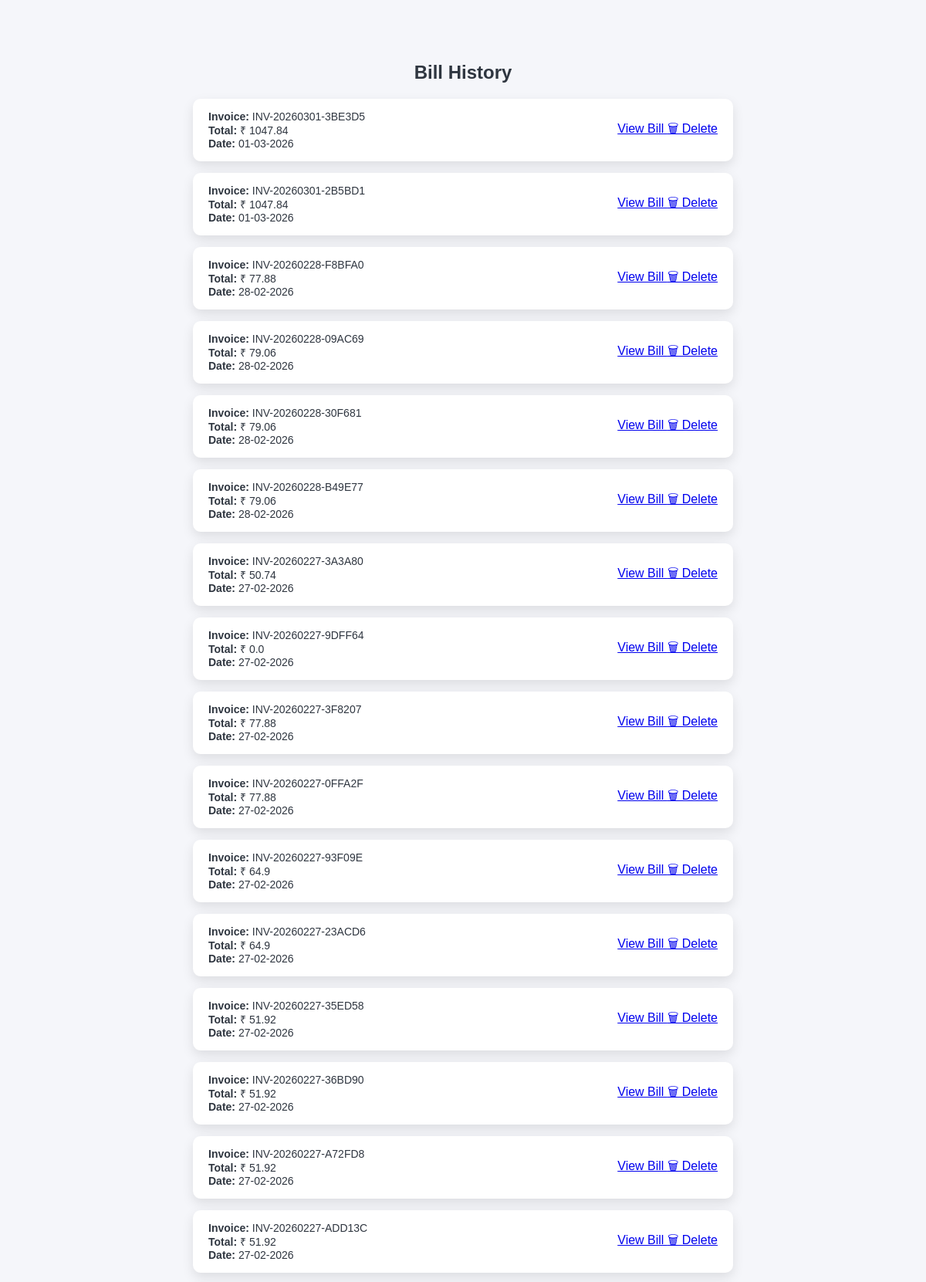
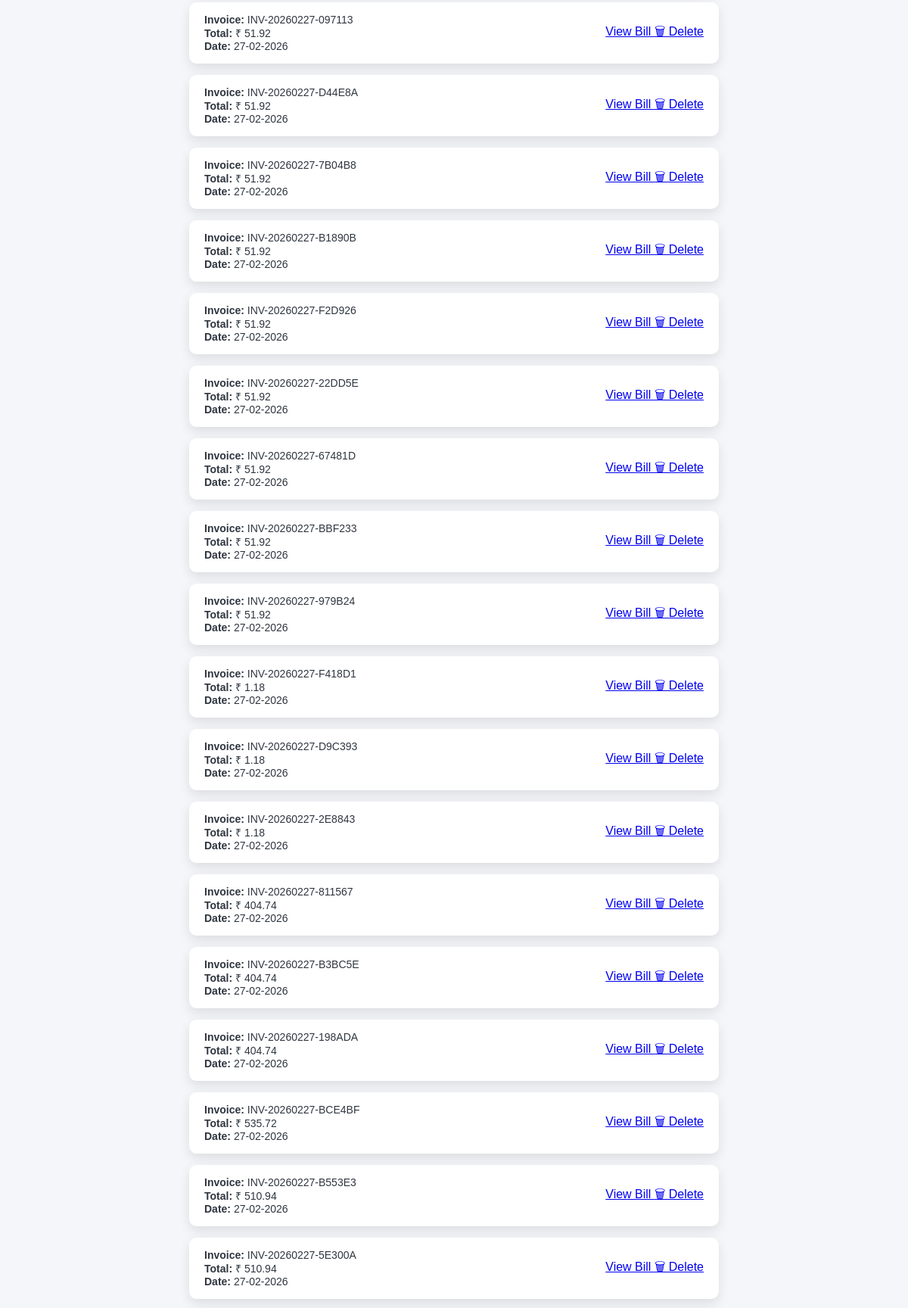
/bills-history/ (signed in, upper part), run on the app's committed database (2 pictures, top to bottom).
### Billing/models.py (models this page shows, shortened)
class Bill(models.Model):
    user = models.ForeignKey(User, on_delete=models.CASCADE)
    invoice_no = models.CharField(max_length=50, unique=True)
    customer_phone = models.CharField(max_length=15, null=True, blank=True)
    customer_name = models.CharField(max_length=200, null=True, blank=True)
    total_amount = models.FloatField(default=0)
    cgst = models.FloatField(default=0)
    sgst = models.FloatField(default=0)
    grand_total = models.FloatField(default=0)
    PAYMENT_CHOICES = [
        ("Cash", "Cash"),
        ("Online", "Online"),
    ]
    payment_method = models.CharField(
        max_length=20,
        choices=PAYMENT_CHOICES,
        default="Cash"
    )
    qr_code = models.ImageField(upload_to='qr_codes/', blank=True, null=True)  # only for Online
    created_at = models.DateTimeField(auto_now_add=True)
    pdf = models.FileField(upload_to='bills/', blank=True, null=True)
    is_deleted = models.BooleanField(default=False)

### Billing/views.py (the view)
# urls.py: path("bills-history/", views.bills_history, name="bills_history"),
@login_required
def bills_history(request):
    bills = Bill.objects.filter(
        user=request.user,
        is_deleted=False
    ).order_by('-created_at')
    return render(request, "bills_history.html", {"bills": bills})

### Billing/templates/bills_history.html (shortened to what this page needs)
{% extends "base.html" %}
{% load static %}
{% block extra_css %}
<link rel="stylesheet" href="{% static 'bill_list.css' %}">
{% endblock %}
{% block content %}
<div class="container">
    <h2>Bill History</h2>
    <div class="bill-list">
        {% for bill in bills %}
        <div class="bill-card">
            <div class="bill-info">
                <p><strong>Invoice:</strong> {{ bill.invoice_no }}</p>
                <p><strong>Total:</strong> ₹ {{ bill.grand_total }}</p>
                <p><strong>Date:</strong> {{ bill.created_at|date:"d-m-Y" }}</p>
            </div>
            <div class="right">
                <a href="{% url 'view_bill' bill.id %}" class="view-btn">
                    View Bill
                </a>
                <a href="{% url 'delete_bill' bill.id %}"
                   onclick="return confirm('Are you sure you want to delete this bill?');"
                   class="delete-btn">
                   🗑 Delete
                </a>
            </div>
        </div>
        {% empty %}
        <p>No bills found.</p>
        {% endfor %}
    </div>
</div>
{% endblock %}

### Billing/static/bill_list.css (style rules this page uses)
body { font-family: 'Arial', sans-serif; background-color: #f5f6fa; margin: 0; padding: 0; }
.container { width: 90%; max-width: 700px; margin: 40px auto; padding: 20px; }
.container h2 { text-align: center; color: #2f3640; margin-bottom: 20px; }
.bill-list { display: flex; flex-direction: column; gap: 15px; }
.bill-card { display: flex; justify-content: space-between; align-items: center; background-color: #fff; padding: 15px 20px; border-radius: 10px; box-shadow: 0 6px 15px rgba(0,0,0,0.1); transition: transform 0.2s, box-shadow 0.2s; }
.bill-info p { margin: 0; font-size: 14px; color: #2f3640; }

### data on the page
Bill: invoice_no "INV-20260301-3BE3D5", grand_total "1047.84", created_at "01-03-2026"
Bill: invoice_no "INV-20260301-2B5BD1", grand_total "1047.84", created_at "01-03-2026"
Bill: invoice_no "INV-20260228-F8BFA0", grand_total "77.88", created_at "28-02-2026"
Bill: invoice_no "INV-20260228-09AC69", grand_total "79.06", created_at "28-02-2026"
Bill: invoice_no "INV-20260228-30F681", grand_total "79.06", created_at "28-02-2026"
Bill: invoice_no "INV-20260228-B49E77", grand_total "79.06", created_at "28-02-2026"
Bill: invoice_no "INV-20260227-3A3A80", grand_total "50.74", created_at "27-02-2026"
Bill: invoice_no "INV-20260227-9DFF64", grand_total "0.0", created_at "27-02-2026"
Bill: invoice_no "INV-20260227-3F8207", grand_total "77.88", created_at "27-02-2026"
Bill: invoice_no "INV-20260227-0FFA2F", grand_total "77.88", created_at "27-02-2026"
Bill: invoice_no "INV-20260227-93F09E", grand_total "64.9", created_at "27-02-2026"
Bill: invoice_no "INV-20260227-23ACD6", grand_total "64.9", created_at "27-02-2026"
Bill: invoice_no "INV-20260227-35ED58", grand_total "51.92", created_at "27-02-2026"
Bill: invoice_no "INV-20260227-36BD90", grand_total "51.92", created_at "27-02-2026"
Bill: invoice_no "INV-20260227-A72FD8", grand_total "51.92", created_at "27-02-2026"
Bill: invoice_no "INV-20260227-ADD13C", grand_total "51.92", created_at "27-02-2026"
Bill: invoice_no "INV-20260227-097113", grand_total "51.92", created_at "27-02-2026"
Bill: invoice_no "INV-20260227-D44E8A", grand_total "51.92", created_at "27-02-2026"
Bill: invoice_no "INV-20260227-7B04B8", grand_total "51.92", created_at "27-02-2026"
Bill: invoice_no "INV-20260227-B1890B", grand_total "51.92", created_at "27-02-2026"
Bill: invoice_no "INV-20260227-F2D926", grand_total "51.92", created_at "27-02-2026"
Bill: invoice_no "INV-20260227-22DD5E", grand_total "51.92", created_at "27-02-2026"
Bill: invoice_no "INV-20260227-67481D", grand_total "51.92", created_at "27-02-2026"
Bill: invoice_no "INV-20260227-BBF233", grand_total "51.92", created_at "27-02-2026"
Bill: invoice_no "INV-20260227-979B24", grand_total "51.92", created_at "27-02-2026"
Bill: invoice_no "INV-20260227-F418D1", grand_total "1.18", created_at "27-02-2026"
Bill: invoice_no "INV-20260227-D9C393", grand_total "1.18", created_at "27-02-2026"
Bill: invoice_no "INV-20260227-2E8843", grand_total "1.18", created_at "27-02-2026"
Bill: invoice_no "INV-20260227-811567", grand_total "404.74", created_at "27-02-2026"
Bill: invoice_no "INV-20260227-B3BC5E", grand_total "404.74", created_at "27-02-2026"
Bill: invoice_no "INV-20260227-198ADA", grand_total "404.74", created_at "27-02-2026"
Bill: invoice_no "INV-20260227-BCE4BF", grand_total "535.72", created_at "27-02-2026"
Bill: invoice_no "INV-20260227-B553E3", grand_total "510.94", created_at "27-02-2026"
Bill: invoice_no "INV-20260227-5E300A", grand_total "510.94", created_at "27-02-2026"
